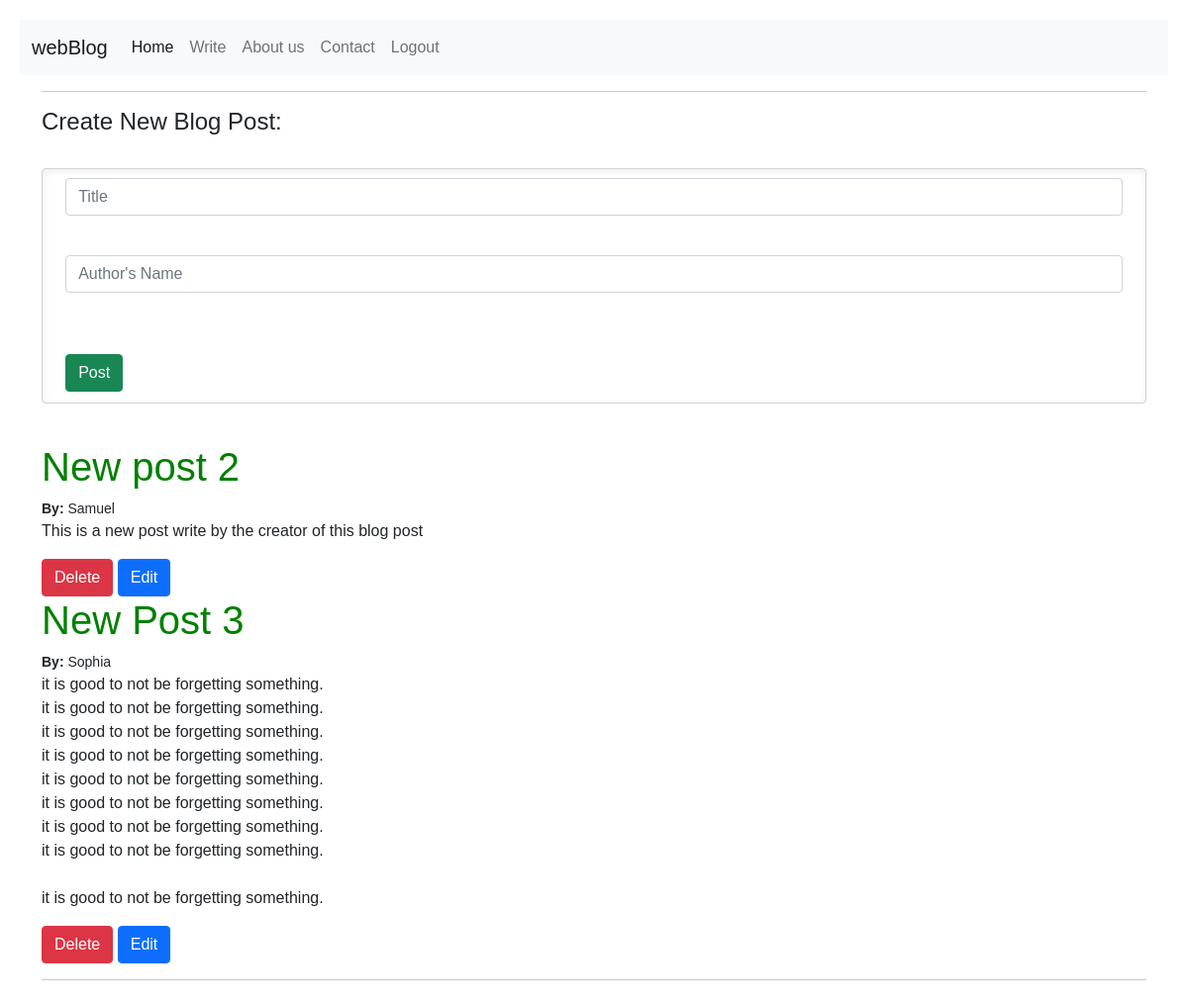
Page /write (signed in) on the committed database.
### blog/models.py (models this page shows)
class BlogContent(db.Model):
    id = db.Column(db.Integer, primary_key=True)
    title = db.Column(db.String(150), nullable=False)
    author = db.Column(db.String(20), nullable=False, default='N/A')
    content = db.Column(db.Text, nullable=False)
    date = db.Column(db.DateTime, nullable=False, default=datetime.utcnow)
    user_id = db.Column(db.Integer, db.ForeignKey('user.id'))

### blog/auth.py (the view, shortened to what this page needs)
@auth.route('/write', methods=['GET','POST'])
@login_required
def write():
    article = BlogContent.query.order_by(BlogContent.date).all()
    return render_template('posts.html', user=current_user, articles = article)

### blog/__init__.py (called while the page is built)
def create_app():
    app = Flask(__name__)
    app.secret_key = 'hdjds njdj'
    app.config['SESSION_TYPE'] = 'filesystem'
    app.config['SQLALCHEMY_DATABASE_URI'] = f'sqlite:///{DB_NAME}'
    app.config['CKEDITOR_PKG_TYPE'] = 'standard'
    db.init_app(app)
    ckeditor.init_app(app)
    from .views import views
    from .auth import auth
    app.register_blueprint(views, url_prefix='/')
    app.register_blueprint(auth, url_prefix='/')
    from flask_login import LoginManager
    from .models import User, BlogContent, Contact
    create_database(app)
    login_manager = LoginManager()
    login_manager.login_view = 'auth.login'
    login_manager.init_app(app)
    @login_manager.user_loader
    def load_user(id):
        return User.query.get(int(id))
    return app

### blog/templates/posts.html (shortened to what this page needs)
{% extends "base.html" %}
    {% block content %}
    <div class="container">
    <hr>
    <h4>Create New Blog Post:</h4>
        <br>
        <form action='/write' method='POST'>
            <div class="mb-3">
                <input type='text' class="form-control" name='title' id='title' placeholder="Title">
            </div>
            <br>
            <div class="mb-3">
                <input type='text' class="form-control" name='author' id='author' placeholder="Author's Name">
            <br>
            </div>
            <br>
            <div>
                <button type="submit" class="btn btn-success">Post</button>
        </div>
        </form>
        <br>
        {% for article in articles %}
            <h1>{{ article.title }}</h1>
            <small> <strong>By: </strong>{{ article.author }}</small>
            <p style="white-space:pre-wrap">{{ article.content|safe }}</p>
        <button class="btn btn-danger" > <a href="/write/delete/{{ article.id }}">Delete</a> </button>
        <button class="btncolor btn btn-primary" > <a href="/write/edit/{{ article.id }}">Edit</a> </button>
            {% endfor %}
            <br>
            <hr>
    </div>
    {% endblock %}

### blog/static/css/main.css (style rules this page uses)
form { background: #fff; color: #525865; border-radius: 4px; border: 1px solid #d1d1d1; box-shadow: inset 1px 2px 8px rgba(0, 0, 0, 0.07); font-family: inherit; font-size: 1em; line-height: 1.45; outline: none; padding: 0.6em 1.45em 0.7em; -webkit-transition: .18s ease-out; -moz-transition: .18s ease-out; -o-transition: .18s ease-out; transition: .18s ease-out; }
body { background: #fff; margin: 20px; font-family: Helvetica, sans-serif, Arial; }
button a { color: #fff; text-decoration: none; }
body h1 { color: green; }

### rows in the picture
BlogContent: title "New post 2", author "Samuel", content "This is a new post write by the creator of this blog post"
BlogContent: title "New Post 3", author "Sophia", content "it is good to not be forgetting something. it is good to not be forgetting something. it is good to not be forgetting something. it is good to not be forgetting something. it is good to not be forgetting something. it is good to not be forgetting something. it is good to not be forgetting something. it is good to not be forgetting something. it is good to not be forgetting something."
